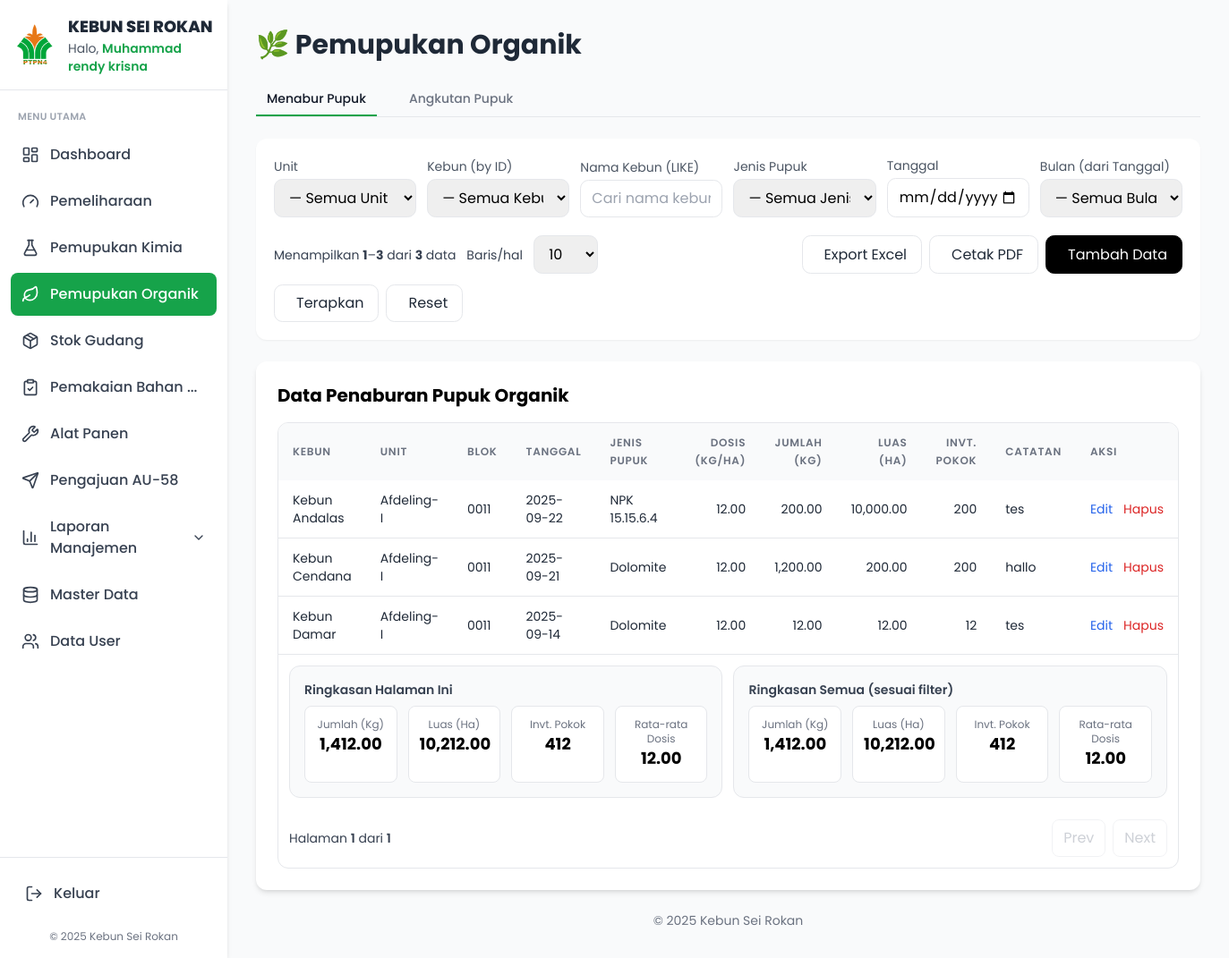
/admin/pemupukan_organik.php (signed in), run on the app's committed database.
### tables this page shows
CREATE TABLE `menabur_pupuk_organik` (
  `id` int UNSIGNED NOT NULL,
  `kebun_id` int UNSIGNED DEFAULT NULL,
  `unit_id` int DEFAULT NULL,
  `blok` varchar(100) NOT NULL,
  `tanggal` date NOT NULL,
  `jenis_pupuk` varchar(100) NOT NULL,
  `dosis` decimal(10,2) DEFAULT NULL,
  `jumlah` decimal(12,2) NOT NULL DEFAULT '0.00',
  `luas` decimal(12,2) NOT NULL DEFAULT '0.00',
  `invt_pokok` int DEFAULT '0',
  `catatan` text,
  `created_at` timestamp NULL DEFAULT CURRENT_TIMESTAMP,
  `updated_at` timestamp NULL DEFAULT CURRENT_TIMESTAMP ON UPDATE CURRENT_TIMESTAMP
);

CREATE TABLE `md_kebun` (
  `id` int UNSIGNED NOT NULL,
  `kode` varchar(16) NOT NULL,
  `nama_kebun` varchar(100) NOT NULL,
  `keterangan` varchar(255) DEFAULT NULL,
  `created_at` timestamp NOT NULL DEFAULT CURRENT_TIMESTAMP,
  `updated_at` timestamp NOT NULL DEFAULT CURRENT_TIMESTAMP ON UPDATE CURRENT_TIMESTAMP
);

CREATE TABLE `units` (
  `id` int NOT NULL,
  `nama_unit` varchar(100) NOT NULL,
  `keterangan` varchar(255) DEFAULT NULL,
  `created_at` timestamp NULL DEFAULT CURRENT_TIMESTAMP,
  `updated_at` timestamp NULL DEFAULT CURRENT_TIMESTAMP ON UPDATE CURRENT_TIMESTAMP
);

### admin/pemupukan_organik.php (the view, shortened to what the rows shown need)
<?php
$db  = new Database();
$pdo = $db->getConnection();
$tab = $_GET['tab'] ?? 'menabur';
$f_unit_id     = ($_GET['unit_id'] ?? '') === '' ? '' : (int)$_GET['unit_id'];
$f_kebun_id    = ($_GET['kebun_id'] ?? '') === '' ? '' : (int)$_GET['kebun_id'];
$f_tanggal     = trim((string)($_GET['tanggal'] ?? ''));
$f_bulan       = trim((string)($_GET['bulan'] ?? ''));
$f_jenis_pupuk = trim((string)($_GET['jenis_pupuk'] ?? ''));
$f_kebun_nama  = trim((string)($_GET['kebun_nama'] ?? ''));
$page     = max(1, (int)($_GET['page'] ?? 1));
$per_page = (int)($_GET['per_page'] ?? 10);
$offset   = ($page - 1) * $per_page;
if ($tab === 'angkutan') {
  $title = "Data Angkutan Pupuk Organik";
  $where = " WHERE 1=1";
  $p = [];
  if ($f_unit_id !== '')        { $where .= " AND a.unit_tujuan_id = :uid"; $p[':uid'] = (int)$f_unit_id; }
  if ($f_kebun_id !== '')       { $where .= " AND a.kebun_id = :kid";       $p[':kid'] = (int)$f_kebun_id; }
  if ($f_kebun_nama !== '')     { $where .= " AND k.nama_kebun LIKE :kn";   $p[':kn']  = "%$f_kebun_nama%"; }
  if ($f_tanggal !== '')        { $where .= " AND a.tanggal = :tgl";        $p[':tgl'] = $f_tanggal; }
  if ($f_bulan !== '' && ctype_digit($f_bulan)) { $where .= " AND MONTH(a.tanggal) = :bln"; $p[':bln'] = (int)$f_bulan; }
  if ($f_jenis_pupuk !== '')    { $where .= " AND a.jenis_pupuk = :jp";     $p[':jp']  = $f_jenis_pupuk; }
  $sql_count = "SELECT COUNT(*) FROM angkutan_pupuk_organik a
                LEFT JOIN md_kebun k ON k.id = a.kebun_id".$where;
  $stc = $pdo->prepare($sql_count); $stc->execute($p);
  $total_rows = (int)$stc->fetchColumn();
  $total_pages = max(1, (int)ceil($total_rows / $per_page));
  $sql = "SELECT a.*, u.nama_unit AS unit_tujuan_nama, k.nama_kebun AS kebun_nama
          FROM angkutan_pupuk_organik a
          LEFT JOIN units u ON u.id = a.unit_tujuan_id
          LEFT JOIN md_kebun k ON k.id = a.kebun_id
          $where
          ORDER BY a.tanggal DESC, a.id DESC
          LIMIT :limit OFFSET :offset";
  $st = $pdo->prepare($sql);
  foreach ($p as $k=>$v) $st->bindValue($k, $v, is_int($v)?PDO::PARAM_INT:PDO::PARAM_STR);
  $st->bindValue(':limit',$per_page,PDO::PARAM_INT);
  $st->bindValue(':offset',$offset,PDO::PARAM_INT);
  $st->execute();
  $rows = $st->fetchAll(PDO::FETCH_ASSOC);
  $sql_tot = "SELECT COALESCE(SUM(a.jumlah),0) AS tot_kg
              FROM angkutan_pupuk_organik a
              LEFT JOIN md_kebun k ON k.id = a.kebun_id
              $where";
  $stt = $pdo->prepare($sql_tot);
  foreach ($p as $k=>$v) $stt->bindValue($k, $v, is_int($v)?PDO::PARAM_INT:PDO::PARAM_STR);
  $stt->execute();
  $tot_all = $stt->fetch(PDO::FETCH_ASSOC);
  $tot_all_kg = (float)($tot_all['tot_kg'] ?? 0);
  $sum_page_kg = 0.0;
  foreach ($rows as $r) $sum_page_kg += (float)($r['jumlah'] ?? 0);
} else {
  $title = "Data Penaburan Pupuk Organik";
  $where = " WHERE 1=1";
  $sql = "SELECT m.*, u.nama_unit AS unit_nama, k.nama_kebun AS kebun_nama
          FROM menabur_pupuk_organik m
          LEFT JOIN units u ON u.id = m.unit_id
          LEFT JOIN md_kebun k ON k.id = m.kebun_id
          $where
          ORDER BY m.tanggal DESC, m.id DESC
          LIMIT :limit OFFSET :offset";
  $st = $pdo->prepare($sql);
  $st->bindValue(':limit',$per_page,PDO::PARAM_INT);
  $st->bindValue(':offset',$offset,PDO::PARAM_INT);
  $st->execute();
  $rows = $st->fetchAll(PDO::FETCH_ASSOC);
}
include_once '../layouts/header.php';
?>
<link rel="stylesheet" href="https://cdn.jsdelivr.net/npm/@tabler/icons-webfont@latest/tabler-icons.min.css"/>
<div class="space-y-6">
  <h1 class="text-3xl font-bold text-gray-800 flex items-center gap-3">🌿 Pemupukan Organik</h1>
  <div class="bg-white p-6 rounded-xl shadow-md">
    <h2 class="text-xl font-bold mb-4"><?= htmlspecialchars($title) ?></h2>
    <div class="overflow-x-auto border rounded-xl">
      <div class="tbl-wrap">
        <table class="min-w-full text-sm table-fixed" id="tbl">
          <thead class="bg-gray-50 sticky">
            <tr>
              <th class="py-3 px-4 text-left w-[14rem]">Kebun</th>
              <?php if ($tab==='angkutan'): ?>
                <th class="py-3 px-4 text-left w-[12rem]">Gudang Asal</th>
                <th class="py-3 px-4 text-left w-[12rem]">Unit Tujuan</th>
                <th class="py-3 px-4 text-left w-[10rem]">Tanggal</th>
                <th class="py-3 px-4 text-left w-[12rem]">Jenis Pupuk</th>
                <th class="py-3 px-4 text-right w-[10rem]">Jumlah (Kg)</th>
                <th class="py-3 px-4 text-left w-[12rem]">Nomor DO</th>
                <th class="py-3 px-4 text-left w-[12rem]">Supir</th>
                <th class="py-3 px-4 text-left w-[10rem]">Aksi</th>
              <?php else: ?>
                <th class="py-3 px-4 text-left w-[12rem]">Unit</th>
                <th class="py-3 px-4 text-left w-[10rem]">Blok</th>
                <th class="py-3 px-4 text-left w-[10rem]">Tanggal</th>
                <th class="py-3 px-4 text-left w-[12rem]">Jenis Pupuk</th>
                <th class="py-3 px-4 text-right w-[10rem]">Dosis (kg/ha)</th>
                <th class="py-3 px-4 text-right w-[10rem]">Jumlah (Kg)</th>
                <th class="py-3 px-4 text-right w-[10rem]">Luas (Ha)</th>
                <th class="py-3 px-4 text-right w-[10rem]">Invt. Pokok</th>
                <th class="py-3 px-4 text-left w-[14rem]">Catatan</th>
                <th class="py-3 px-4 text-left w-[10rem]">Aksi</th>
              <?php endif; ?>
            </tr>
          </thead>
          <tbody class="text-gray-800" id="table-body">
            <?php if (!$rows): ?>
              <tr><td colspan="<?= $tab==='angkutan' ? 9 : 11 ?>" class="text-center py-8 text-gray-500">Belum ada data.</td></tr>
            <?php else: foreach ($rows as $r): ?>
              <tr class="border-b hover:bg-gray-50">
                <td class="py-3 px-4"><?= htmlspecialchars($r['kebun_nama'] ?? '-') ?></td>
                <?php if ($tab==='angkutan'): ?>
                  <td class="py-3 px-4"><?= htmlspecialchars($r['gudang_asal']) ?></td>
                  <td class="py-3 px-4"><?= htmlspecialchars($r['unit_tujuan_nama'] ?? '-') ?></td>
                  <td class="py-3 px-4"><?= htmlspecialchars($r['tanggal']) ?></td>
                  <td class="py-3 px-4"><?= htmlspecialchars($r['jenis_pupuk']) ?></td>
                  <td class="py-3 px-4 text-right"><?= number_format((float)$r['jumlah'],2) ?></td>
                  <td class="py-3 px-4"><?= htmlspecialchars($r['nomor_do']) ?></td>
                  <td class="py-3 px-4"><?= htmlspecialchars($r['supir']) ?></td>
                  <td class="py-3 px-4">
                    <div class="flex items-center gap-3">
                      <button class="btn-edit text-blue-600 hover:underline" data-tab="angkutan" data-json='<?= htmlspecialchars(json_encode($r), ENT_QUOTES, "UTF-8") ?>'>Edit</button>
                      <button class="btn-delete text-red-600 hover:underline" data-tab="angkutan" data-id="<?= (int)$r['id'] ?>">Hapus</button>
                    </div>
                  </td>
                <?php else: ?>
                  <td class="py-3 px-4"><?= htmlspecialchars($r['unit_nama'] ?? '-') ?></td>
                  <td class="py-3 px-4"><?= htmlspecialchars($r['blok']) ?></td>
                  <td class="py-3 px-4"><?= htmlspecialchars($r['tanggal']) ?></td>
                  <td class="py-3 px-4"><?= htmlspecialchars($r['jenis_pupuk']) ?></td>
                  <td class="py-3 px-4 text-right">
                    <?php if (array_key_exists('dosis',$r) && $r['dosis']!==null) { echo number_format((float)$r['dosis'],2); } else { echo '-'; } ?>
                  </td>
                  <td class="py-3 px-4 text-right"><?= number_format((float)$r['jumlah'],2) ?></td>
                  <td class="py-3 px-4 text-right"><?= number_format((float)$r['luas'],2) ?></td>
                  <td class="py-3 px-4 text-right"><?= (int)($r['invt_pokok'] ?? 0) ?></td>
                  <td class="py-3 px-4"><?= htmlspecialchars($r['catatan']) ?></td>
                  <td class="py-3 px-4">
                    <div class="flex items-center gap-3">
                      <button class="btn-edit text-blue-600 hover:underline" data-tab="menabur" data-json='<?= htmlspecialchars(json_encode($r), ENT_QUOTES, "UTF-8") ?>'>Edit</button>
                      <button class="btn-delete text-red-600 hover:underline" data-tab="menabur" data-id="<?= (int)$r['id'] ?>">Hapus</button>
                    </div>
                  </td>
                <?php endif; ?>
              </tr>
            <?php endforeach; endif; ?>
          </tbody>
        </table>
      </div>
    </div>
  </div>
</div>
<?php include_once '../layouts/footer.php'; ?>

### data on the page
menabur_pupuk_organik: kebun.nama_kebun "Kebun Andalas", unit.nama_unit "Afdeling-I", blok "0011", tanggal "2025-09-22", jenis_pupuk "NPK 15.15.6.4", dosis "12.00", jumlah "200.00", luas "10,000.00", invt_pokok "200", catatan "tes"
menabur_pupuk_organik: kebun.nama_kebun "Kebun Cendana", unit.nama_unit "Afdeling-I", blok "0011", tanggal "2025-09-21", jenis_pupuk "Dolomite", dosis "12.00", jumlah "1,200.00", luas "200.00", invt_pokok "200", catatan "hallo"
menabur_pupuk_organik: kebun.nama_kebun "Kebun Damar", unit.nama_unit "Afdeling-I", blok "0011", tanggal "2025-09-14", jenis_pupuk "Dolomite", dosis "12.00", jumlah "12.00", luas "12.00", invt_pokok "12", catatan "tes"

### other printed values
$userName "Muhammad rendy krisna"
$from "1"
$to "3"
$total_rows "3"
$title "Data Penaburan Pupuk Organik"
$sum_page_kg "1,412.00"
$sum_page_luas "10,212.00"
$sum_page_invt "412"
$avg_page_dosis "12.00"
$tot_all_kg "1,412.00"
$tot_all_luas "10,212.00"
$tot_all_invt "412"
$tot_all_avgd "12.00"
$page "1"
$total_pages "1"
